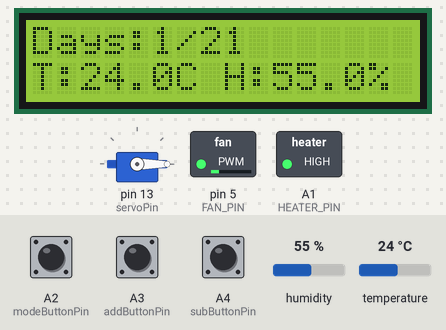
The sketch below on a simulated Arduino Uno, built with avr-gcc and run on an emulated ATmega328P. Shown: 16×2 character LCD, servo, switched loads named in the sketch (green lamp = pin HIGH). The inputs (shaded band) are chosen by the test bench; at power-on: A2 (modeButtonPin) HIGH, A3 (addButtonPin) HIGH, humidity 55 %, temperature 24 °C, A4 (subButtonPin) HIGH. EEPROM starts erased; what the sketch prints to the serial monitor is not drawn.

Above: at 1.2 s.
1.3 s: A2 (modeButtonPin) pulled LOW for 1 s
At 1.7 s:
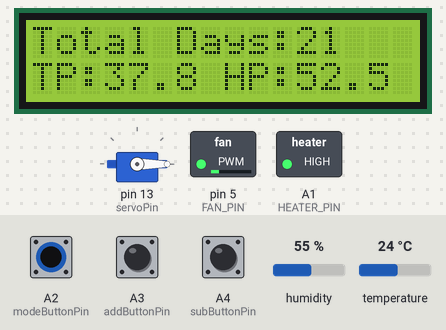
3.9 s: A3 (addButtonPin) pulled LOW for 0.15 s
At 4.4 s:
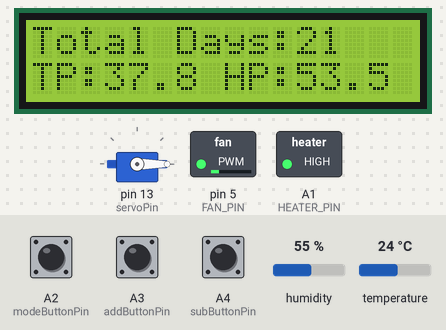
10.1 s: humidity set to 52 %
At 11.7 s:
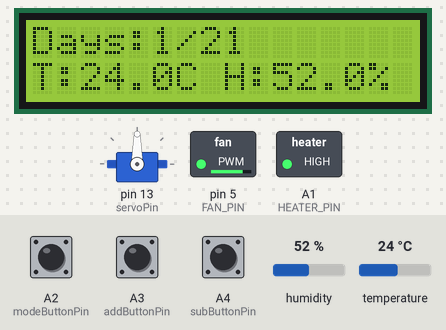
12.1 s: temperature set to 36 °C
At 13.4 s:
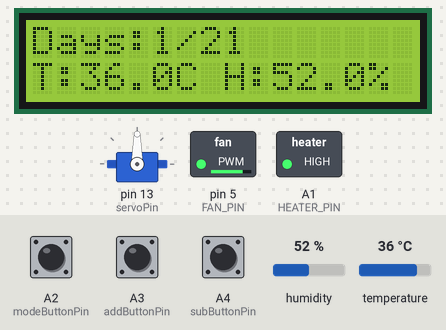
14.2 s: temperature set to 39 °C
At 15.1 s:
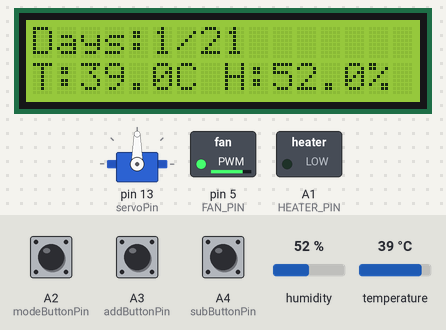
16.2 s: A4 (subButtonPin) pulled LOW for 0.15 s
At 16.7 s:
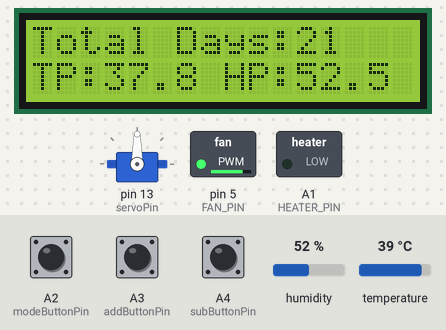
Timing chart, 0 to 19.2 s (numbered marks = the images above; inputs shaded):
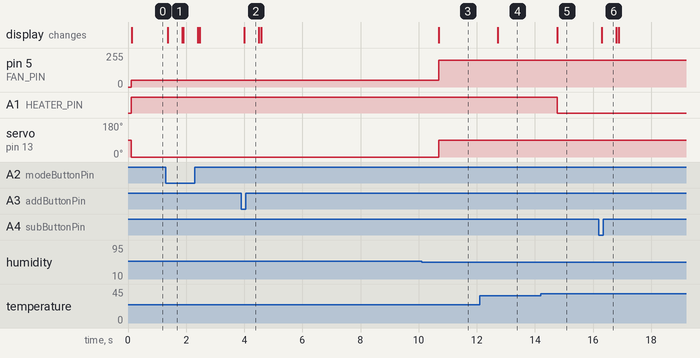

Measured:
- the behaviour switches between 54 and 53 % on humidity (found by bisection; images 2 and 3)
- the behaviour switches between 37 and 38 °C on temperature (found by bisection; images 4 and 5)
- after the input at 1.3 s, the display: changes after 0.06 s (image 1)
- after the input at 3.9 s, the display: changes after 0.10 s (image 2)
- after the input at 10.1 s, pin 5 (FAN_PIN): 50/255 → 200/255 after 0.59 s; servo on pin 13 (servoPin): 0° → 90° after 0.59 s; the display: changes after 0.59 s (image 3)
- after the input at 12.1 s, the display: changes after 0.63 s (image 4)
- after the input at 14.2 s, A1 (HEATER_PIN): HIGH → LOW after 0.57 s; the display: changes after 0.57 s (image 5)
- after the input at 16.2 s, the display: changes after 0.10 s (image 6)

The sketch:

newcode.ino
```cpp
#include <DHT.h>
#include <AccelStepper.h>
#include <EEPROM.h>
#include <Servo.h>
#include <LiquidCrystal.h>

#define BUZZER_PIN A0  //Define buzzer pin
#define FAN_PIN 5      // Define Fan pin

const int servoPin = 13;  // Pin connected to the servo

// Define the data pins for the LCD
#define LCD_RS 8
#define LCD_EN 9
#define LCD_D4 10
#define LCD_D5 11
#define LCD_D6 12
#define LCD_D7 7

// Initialize the LCD display
LiquidCrystal lcd(LCD_RS, LCD_EN, LCD_D4, LCD_D5, LCD_D6, LCD_D7);
unsigned long lcdUpdateTime = 0;
const unsigned long lcdUpdateInterval = 250;  // Update every 0.25 seconds


//DHT22 variables
#define DHTPIN 4      // Digital pin connected to the DHT11
#define DHTTYPE DHT11  // DHT11 sensor type

// Define the pins for the heating wire controlled by IRFZ44N
#define HEATER_PIN A1

// Define the stepper motor connections
#define motorPin1 0
#define motorPin2 1
#define motorPin3 2
#define motorPin4 3

const int stepsPerRevolution = 2048;                                                        // Motor steps per revolution (adjust this based on your motor)
const int stepsPerHour = 360;                                                               // Number of steps to rotate the motor every hour
AccelStepper stepper(AccelStepper::FULL4WIRE, motorPin1, motorPin3, motorPin2, motorPin4);  // Create a new instance of AccelStepper
unsigned long lastRotationTime = 0;                                                         // Variable to store the last time the rotation occurred

// Define the setpoints for temperature and humidity
const float TEMP_SETPOINT = 37.8;      // Adjust this to your desired temperature in Celsius
const float HUMIDITY_SETPOINT = 52.5;  // Adjust this to your desired humidity level in percentage

// Initialize the DHT sensor
DHT dht(DHTPIN, DHTTYPE);

Servo ventServo;  // Create a servo object

// Define variables for days, temperature setpoint, humidity setpoint, and current mode
unsigned long initialTimestamp = 0;  // Variable to store the initial timestamp when counting starts
int days = 21;
int daysCounted = 1;  // Initialize daysCounted to 1
float tempSetpoint = TEMP_SETPOINT;
float humiditySetpoint = HUMIDITY_SETPOINT;
String currentMode = "Day";

// Define button pins
#define modeButtonPin A2
#define addButtonPin A3
#define subButtonPin A4


// Define button states
bool lastModeButtonState = HIGH;
bool lastAddButtonState = HIGH;
bool lastSubButtonState = HIGH;

// Define button timers
unsigned long modeButtonPressTime = 0;
unsigned long addButtonPressTime = 0;
unsigned long subButtonPressTime = 0;

// Define debounce delay
const int debounceDelay = 50;

void setup() {
  // Initialize serial communication
  Serial.begin(9600);

  // Initialize DHT sensor
  dht.begin();

  EEPROM.begin();


  // Set the maximum speed and acceleration of the stepper
  stepper.setMaxSpeed(3000);      // Adjust the speed as needed
  stepper.setAcceleration(4000);  // Adjust the acceleration as needed
  stepper.setCurrentPosition(0);  // Set the initial position of the stepper motor

  // Initialize the LCD display
  lcd.begin(16, 2);


  // Set the pin mode for the heating wire
  pinMode(HEATER_PIN, OUTPUT);

  // Set the FAN_PIN as an output
  pinMode(FAN_PIN, OUTPUT);

  // Attach the servo to the specified pin
  ventServo.attach(servoPin);

  // Set the pin mode for the buzzer
  pinMode(BUZZER_PIN, OUTPUT);

  // Set button pins as inputs
  pinMode(modeButtonPin, INPUT_PULLUP);
  pinMode(addButtonPin, INPUT_PULLUP);
  pinMode(subButtonPin, INPUT_PULLUP);
}

void rotateStepperFor3Revolutions() {
  // Get the current time
  unsigned long currentTime = millis();

  // Calculate the time elapsed since the last rotation
  unsigned long timeElapsed = currentTime - lastRotationTime;

  // Check if an hour has passed
  if (timeElapsed >= 3600000) {  // 3600000 milliseconds = 1 hour
    // Rotate the motor by the specified number of steps (360 degrees)
    stepper.move(stepsPerHour);
    stepper.runToPosition();

    // Update the last rotation time to the current time
    lastRotationTime = currentTime;
  }
}


// Function to open the vent
void openVent() {
  ventServo.write(0);  // Set the servo angle to open position (0 degrees)
}

// Function to close the vent
void closeVent() {
  ventServo.write(90);  // Set the servo angle to close position (90 degrees)
}

void tempbuzz() {
  // Generate the sound pattern for temperature below set point
  tone(BUZZER_PIN, 1000, 10000);  // Buzz at 1000 Hz for 10000ms
}

void humiditybuzz() {
  // Generate the sound pattern for humidity below set point
  tone(BUZZER_PIN, 2000, 10000);  // Buzz at 2000 Hz for 10000ms
}

// Function to update the LCD
void updateLCD() {

  // Check if it's time to update the LCD
  if ((millis() - lcdUpdateTime) >= lcdUpdateInterval) {


    lcdUpdateTime = millis();  // Reset the update time
    lcd.clear();

    // Display the data on the LCD
    lcd.setCursor(0, 0);
    lcd.print("Total Days:");
    lcd.print(days);
    lcd.setCursor(0, 1);
    lcd.print("TP:");
    lcd.print(tempSetpoint, 1);
    lcd.print(" HP:");
    lcd.print(humiditySetpoint, 1);
    delay(500);
    lcd.clear();
  }
}


void loop() {
  rotateStepperFor3Revolutions();

  // Save the current value of millis() to the EEPROM.
  uint32_t millisValue = millis();
  EEPROM.write(0, millisValue >> 24);
  EEPROM.write(1, millisValue >> 16);
  EEPROM.write(2, millisValue >> 8);
  EEPROM.write(3, millisValue);

  // Read the saved value of millis() from the EEPROM.
  millisValue = (EEPROM.read(0) << 24) | (EEPROM.read(1) << 16) | (EEPROM.read(2) << 8) | EEPROM.read(3);

  // If the saved value is not 0, then use it as the starting value for millis().
  if (millisValue != 0) {
    initialTimestamp = millisValue;
  }

  // Calculate the number of days counted since the initial timestamp
  unsigned long elapsedDays = (millisValue - initialTimestamp) / (24 * 60 * 60 * 1000);
  int daysCounted = elapsedDays + 1;  // Add 1 to start counting from day 1

  // Read temperature and humidity from the DHT sensor
  float temperature = dht.readTemperature();
  float humidity = dht.readHumidity();

  if (isnan(temperature) || isnan(humidity)) {
    Serial.println("Failed to read from DHT sensor!");
    lcd.clear();
    lcd.print("Sensor Error!");
    return;
  }

  // Output temperature and humidity values (for debugging)
  Serial.print("Temperature: ");
  Serial.print(temperature);
  Serial.print(" °C, Humidity: ");
  Serial.print(humidity);
  Serial.println(" %");

  // Display temperature and humidity on the LCD
  lcd.clear();
  lcd.print("Days:");
  lcd.print(daysCounted);
  lcd.print("/");
  lcd.print(days);
  lcd.setCursor(0, 1);
  lcd.print("T:");
  lcd.print(temperature, 1);
  lcd.print("C ");
  lcd.print("H:");
  lcd.print(humidity, 1);
  lcd.print("%");


  // Update heating wire based on temperature setpoint
  if (temperature <= tempSetpoint) {  // OutputTemp will be positive when heating is needed
    digitalWrite(HEATER_PIN, HIGH);   // Turn ON the heating wire
  } else {
    digitalWrite(HEATER_PIN, LOW);  // Turn OFF the heating wire
  }

  if (humidity <= humiditySetpoint) {  // OutputHumidity will be positive when humidity is low
    int fanSpeed = 200;                // Adjust the fan speed value as needed (0 to 255)
    int fanSpeedLow = 50;
    analogWrite(FAN_PIN, fanSpeed);
    closeVent();
  } else {
    analogWrite(FAN_PIN, 50);
    openVent();
  }

  if (temperature >= 40) {
    tempbuzz();
  }
  if (humidity >= 75) {
    humiditybuzz();
  }

  // Reset the timer when the day count reaches the total number of days
  if (daysCounted >= days) {
    initialTimestamp = millis();
    tempbuzz();
    digitalWrite(HEATER_PIN, LOW);  // Turn OFF the heating wire
    digitalWrite(FAN_PIN, LOW);     // Turn OFF the Fan wire
    lcd.clear();
    lcd.print("days completed");
    return;
  }

  // Update the setpoints based on the day count
  if (days == 21 && daysCounted >= 18) {
    tempSetpoint = 37.5;
    humiditySetpoint = 57.5;
  }

  if (days == 21 && daysCounted >= 20) {
    tempSetpoint = 37.5;
    humiditySetpoint = 70;
  }

  bool currentModeButtonState = digitalRead(modeButtonPin);
  if (currentModeButtonState != lastModeButtonState) {
    modeButtonPressTime = millis();
  }
  Serial.println(currentModeButtonState);
  if ((millis() - modeButtonPressTime) >= debounceDelay) {
    if (currentModeButtonState == LOW) {

      // Change mode
      if (currentMode == "Day") {
        currentMode = "Temp";
      } else if (currentMode == "Temp") {
        currentMode = "Humid";
      } else if (currentMode == "Humid") {
        currentMode = "Day";
      }
      updateLCD();
      noTone(BUZZER_PIN);  // Stop the buzzer
    }
  }

  lastModeButtonState = currentModeButtonState;


  // Check for add button press
  bool currentAddButtonState = digitalRead(addButtonPin);
  if (currentAddButtonState != lastAddButtonState) {
    addButtonPressTime = millis();
  }

  Serial.println(currentAddButtonState);
  if ((millis() - addButtonPressTime) >= debounceDelay) {
    if (currentAddButtonState == LOW) {
      // Increment values or perform actions
      // For example: days++;
      if (currentMode == "Day") {
        days++;
      } else if (currentMode == "Temp") {
        tempSetpoint += 0.1;
      } else if (currentMode == "Humid") {
        humiditySetpoint++;
      }
      updateLCD();         // Update the LCD with the new value
      noTone(BUZZER_PIN);  // Stop the buzzer
    }
  }

  lastAddButtonState = currentAddButtonState;

  // Check for subtract button press
  bool currentSubButtonState = digitalRead(subButtonPin);
  if (currentSubButtonState != lastSubButtonState) {
    subButtonPressTime = millis();
  }

  if ((millis() - subButtonPressTime) >= debounceDelay) {
    if (currentSubButtonState == LOW) {
      // Decrement values or perform actions
      // For example: days--;
      if (currentMode == "Day") {
        days--;
      } else if (currentMode == "Temp") {
        tempSetpoint -= 0.1;
      } else if (currentMode == "Humid") {
        humiditySetpoint--;
      }
      updateLCD();         // Update the LCD with the new value
      noTone(BUZZER_PIN);  // Stop the buzzer
    }
  }

  lastSubButtonState = currentSubButtonState;
}
```
